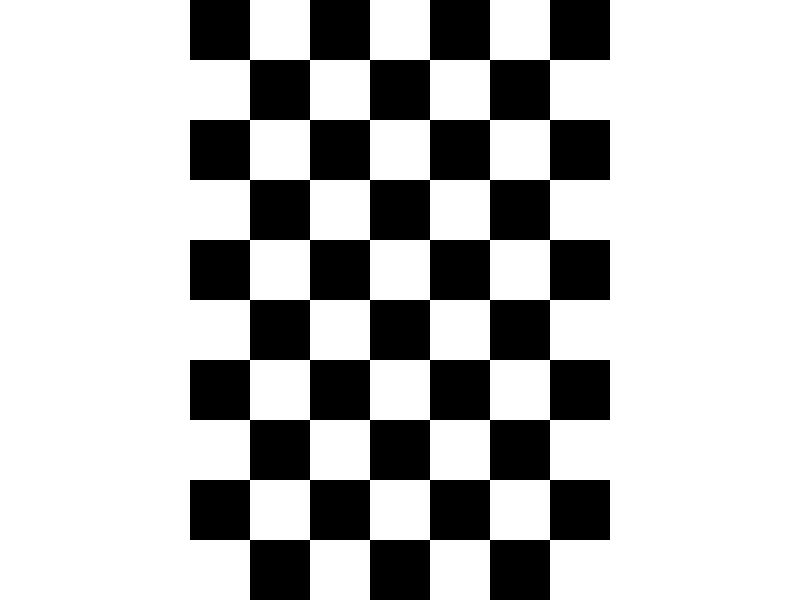
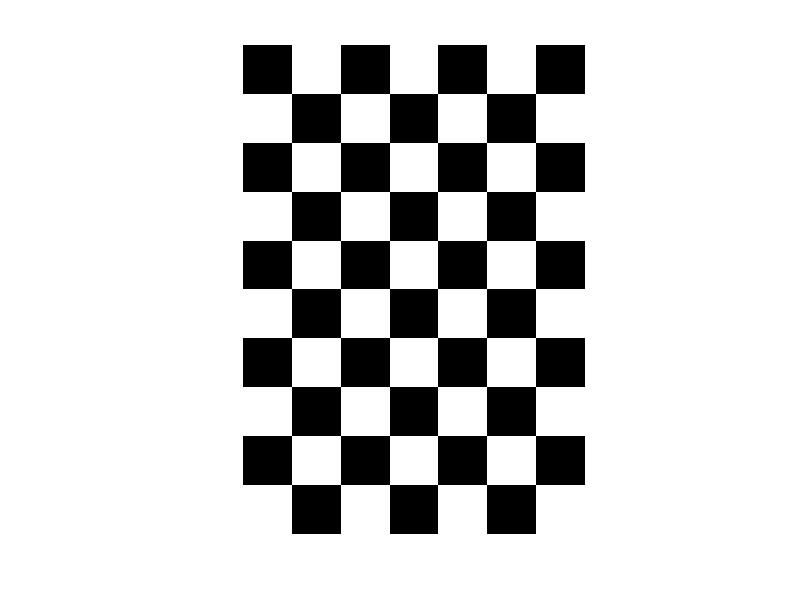

Write the MATLAB code that produced these figures, in order.
% Create checkerboard

pixperinch = 264;

mmperinch = 25.4;

pixpermm = pixperinch/mmperinch;

desiredpixpersquare = 208;

mmpersquare = desiredpixpersquare/pixpermm;

y = 7;

x = 10;

J_full = checkerboard(desiredpixpersquare, ceil(x/2) , ceil(y/2)) > 0.5;

J = J_full(1:x*desiredpixpersquare,1:y*desiredpixpersquare);

imshow(J)


dpi = 264; % native iPad PPI

figure('Units','inches','Position',[0 0 size(J,2)/dpi size(J,1)/dpi]);
imshow(J, 'InitialMagnification', 'fit');
axis off;
set(gca, 'Position', [0 0 1 1]);

% Export as PDF (best for preserving size)
print('checkerboard_true_size', '-dpdf', ['-r' num2str(dpi)]);